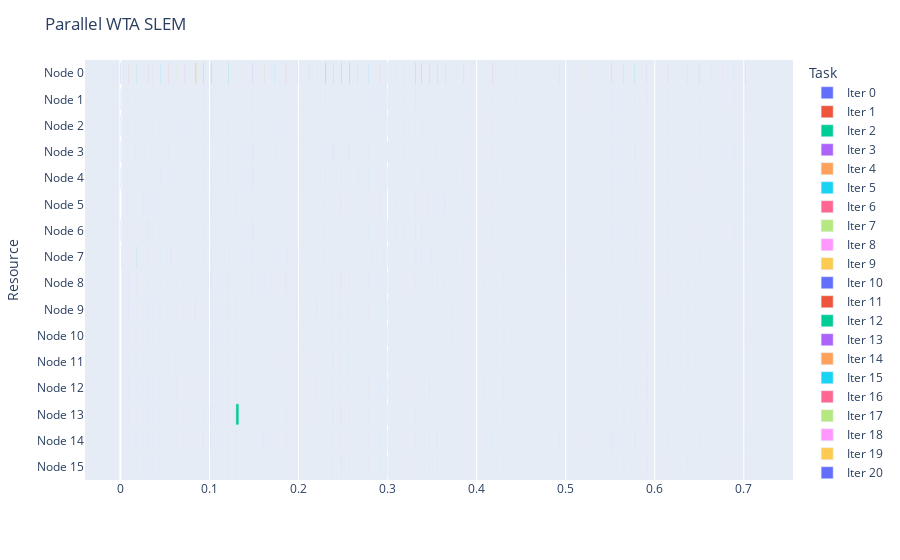

The code cell stored with this chart in its notebook:
### Code cell
# SLEM
fig = getDataGantt(logs[3], "Parallel WTA SLEM")
fig.show()
